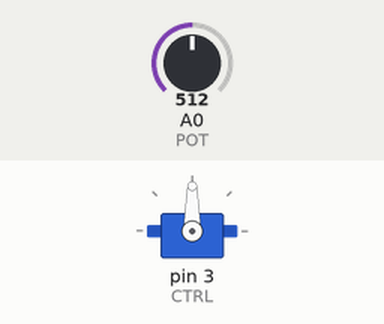
The sketch below on a simulated Arduino Uno, built with avr-gcc and run on an emulated ATmega328P. On the bench: servo. The test bench sets the inputs (shaded band); at power-on: A0 (POT) = 512.

Above: at 1.2 s.
1.3 s: A0 (POT) set to 716
At 2.1 s:
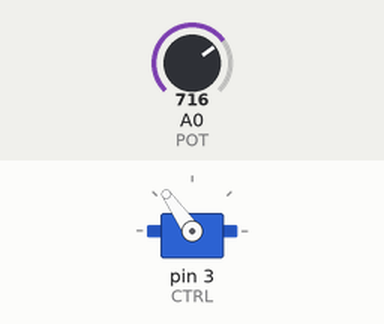
2.8 s: A0 (POT) set to 900
At 3.3 s:
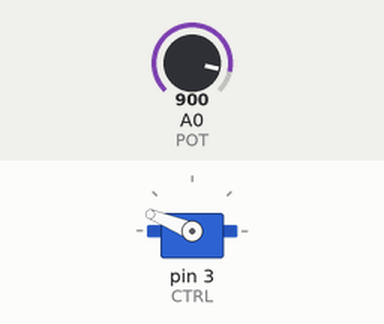
4.3 s: A0 (POT) set to 1023
At 4.6 s:
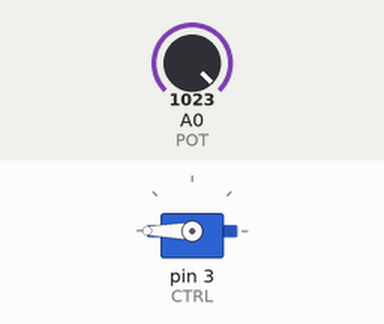
5.8 s: A0 (POT) set to 306
At 7.0 s:
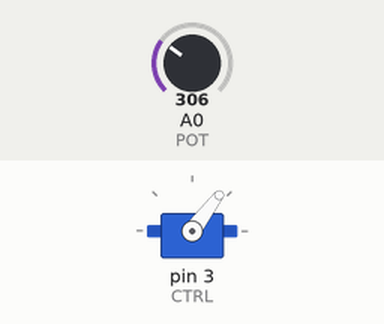
7.3 s: A0 (POT) set to 122
At 8.4 s:
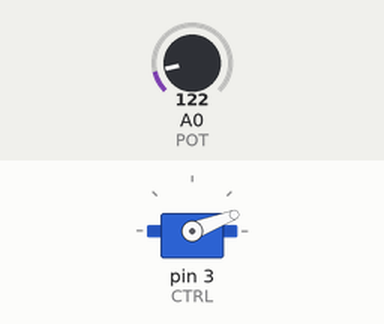
Timing chart, 0 to 9.8 s (numbered marks = the images above; inputs shaded):
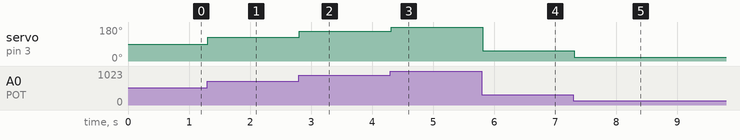

The sketch:

potenciometro.ino
```cpp
#include <Servo.h>

//Pin de control do servo
#define CTRL 3

//Pin de lectura do potenciometro
#define POT A0

//declaramos que temos un motor concretamente un servo
Servo motor;
int angulo = 0;
int veloc = 100;

void setup() {
  motor.attach(CTRL);
}

void loop() {
  //leemos o valor do potenciometro
  angulo = analogRead(POT);
  angulo = map(angulo, 0, 1023, 0, 180);
  //movemos o servo ao valor do potenciometro
  motor.write(angulo);
  delay(veloc);
}
```

Measured:
- after the input at 1.3 s, servo on pin 3 (CTRL): 90° → 125° at once
- after the input at 2.8 s, servo on pin 3 (CTRL): 125° → 158° at once
- after the input at 4.3 s, servo on pin 3 (CTRL): 158° → 180° at once
- after the input at 5.8 s, servo on pin 3 (CTRL): 180° → 53° at once
- after the input at 7.3 s, servo on pin 3 (CTRL): 53° → 21° at once
